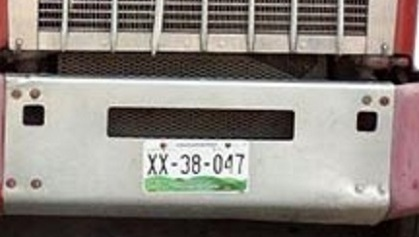
#> input picture placas-generator/fondosRuido/background3.jpg, 419 x 237 px
$ python main.py
#> lines starting #> are read from the running program, lines starting #| are printed output that depends on the picture; pictures that were not available may be replaced by others from this repository, and a replacement may not be noted
from PIL import ImageFont, ImageDraw, Image
import numpy as np
import os
import random


# Establece la cooredada x0,y0 donde ubicar la placa dentro del backgound desde la esquina superior izquierda

plateCoordinatesDict={
"fondosRuido/background1.jpg":(116,105),
"fondosRuido/background2.jpg":(124,138),
"fondosRuido/background3.jpg":(144,140)
}

# Calcula el tamaño de la fuente para que el largo del texto dibjuado tenga un ancho  máximo del p% de la imagen
def calcFontSize (texto,font,image,p):
    textSize    =font.getsize(texto)
    textWidth   = textSize[0]
    textHeight  = textSize[1]
    factorX     = textWidth/font.size
    factorY     = textHeight/font.size
    desiredWith  =image.size[0]*p
    fontSize = int(desiredWith/factorX)
    return fontSize

def calcRandomPosition(containerImage):
    xMax=containerImage.size[0]
    yMax=containerImage.size[1]
    rx=int(random.uniform(0,xMax))
    ry=int(random.uniform(0,yMax))
    return rx,ry

def calcCenterPosition(eImage,iImage):
    exCenter=eImage[0]/2
    eyCenter=eImage[1]*0.48
    ixCenter=iImage[0]/2
    iyCenter=iImage[1]/2

    cx=exCenter-ixCenter
    cy=eyCenter-iyCenter
    return cx,cy

def getRandomFile(path):
    listFileNames= os.listdir(path)
    randomIndex=int(random.uniform(0,len(listFileNames)))
    return path + listFileNames[randomIndex]

def getRandomChar():

    listChars   = "ABCDEFGHIJKLMNOPQRSTUVWXYZ0123456789"
    randomIndex = randomIndex=int(random.uniform(0,len(listChars)))
    return listChars[randomIndex]

def getRandomStringGroup(num):
    string =""
    for i in range(num):
        string += getRandomChar()
    return string

def I(a,b):
     randomInt = randomIndex=int(random.uniform(a,b+1))
     return randomInt

def createPlate(plateChars):

    # obtener el fondo
    backgroundName =getRandomFile("fondosRuido/")
    imageBackgrond = Image.open(backgroundName)

    # obener la placa base
    basePlateName= getRandomFile("placas/")
    image = Image.open(basePlateName)
    draw = ImageDraw.Draw(image)

    # obener la placa fuente
    fontName= getRandomFile("fonts/")
    font = ImageFont.truetype(fontName, 500)
    fSize=calcFontSize(plateChars,font,image,0.95)
    font = ImageFont.truetype(fontName, fSize)

    textSize=font.getsize(plateChars)
    textPx0 ,textPy0 =  calcCenterPosition(image.size,textSize)

    textWidth = textSize[0]
    textHeight = textSize[1]

    draw.text((textPx0, textPy0), plateChars, font=font,fill=(0,0,0))
    imageResized=image.resize((103,52))
    xBackground=plateCoordinatesDict[backgroundName][0]
    yBackground=plateCoordinatesDict[backgroundName][1]

    x, y = imageResized.size
    imageBackgrond.paste(imageResized,(xBackground,yBackground))
    imageBackgrond.save("./result/" + plateChars + ".jpg")


numberOfPlates= 200
for i in range(numberOfPlates):
    p = int((i/numberOfPlates)*100)
    g1 = getRandomStringGroup(I(2,3)) #genera un grupo que puede tener 2 a 3 caracteres
    g2 = getRandomStringGroup(I(2,3)) #genera un grupo que puede tener 2 a 3 caracteres
    g3 = getRandomStringGroup(I(1,2)) #genera un grupo que puede tener 1 a 2 caracteres
    stringPlate= g1 + "-"+  g2 + "-" + g3
    createPlate(stringPlate)
#> in createPlate, imageBackgrond is the input picture: PIL image 419x237 RGB; mean R, G, B 139.5, 132.4, 126.5
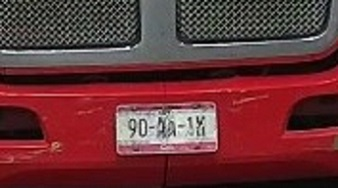
#> input picture placas-generator/fondosRuido/background1.jpg, 338 x 188 px, given as the content of the folder placas/, which was not available
#> in createPlate, image is the input picture: PIL image 338x188 RGB; mean R, G, B 103.6, 51.3, 54.5
#> in createPlate, `fSize=calcFontSize(plateChars,font,image,0.95)`: fSize = 66
#> in createPlate, `textSize=font.getsize(plateChars)`: textSize = (320, 75)
#> in calcCenterPosition, `ixCenter=iImage[0]/2`: ixCenter = 160
#> in calcCenterPosition, `iyCenter=iImage[1]/2`: iyCenter = 37.5
#> in calcCenterPosition, `cx=exCenter-ixCenter`: cx = 9
#> in calcCenterPosition, `cy=eyCenter-iyCenter`: cy = 52.74
#> in createPlate, `textPx0 ,textPy0 =  calcCenterPosition(image.size,textSize)`: textPx0 = 9; textPy0 = 52.74
#> in createPlate, `textWidth = textSize[0]`: textWidth = 320
#> in createPlate, `textHeight = textSize[1]`: textHeight = 75
#> in createPlate, `imageResized=image.resize((103,52))`:
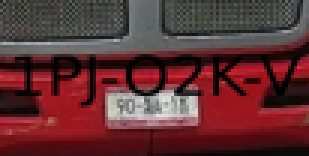
#> imageResized: PIL image 103x52 RGB (shown 3 times larger); mean R, G, B 95.4, 49, 51.7
#> in createPlate, `imageBackgrond.paste(imageResized,(xBackground,yBackground))`:
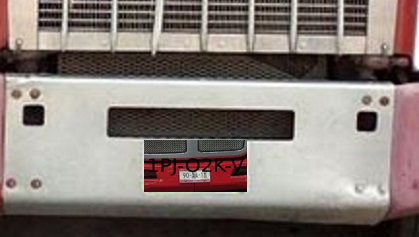
#> imageBackgrond: PIL image 419x237 RGB; mean R, G, B 134.5, 124.2, 119.1
    print(stringPlate + " -- >" + str(p) + "%")
#> pass 2 of the loop `for i in range(numberOfPlates):`:
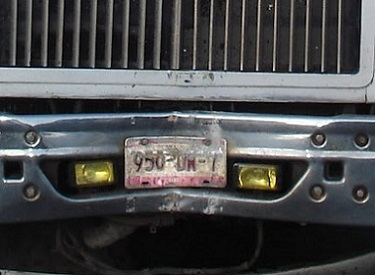
#> input picture placas-generator/fondosRuido/background2.jpg, 375 x 275 px
#> in createPlate, imageBackgrond is the input picture: PIL image 375x275 RGB; mean R, G, B 72.5, 73.4, 74.5
#> fSize = 56
#> textSize = (320, 63)
#> textPy0 = 58.74
#> textHeight = 63
#> in createPlate (call 2), `imageResized=image.resize((103,52))`:
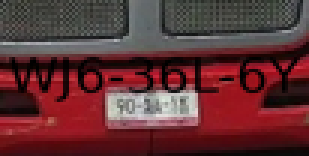
#> imageResized: PIL image 103x52 RGB (shown 3 times larger); mean R, G, B 95.9, 49.6, 52.2
#> in createPlate (call 2), `imageBackgrond.paste(imageResized,(xBackground,yBackground))`:
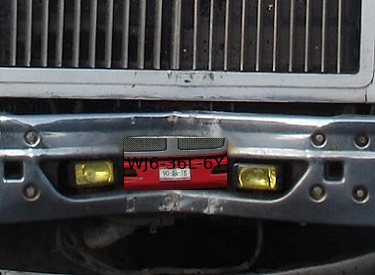
#> imageBackgrond: PIL image 375x275 RGB; mean R, G, B 69.5, 68.9, 70.4
